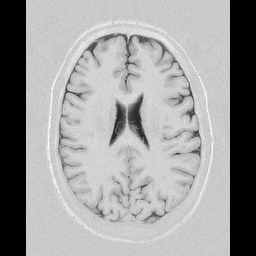
%> input picture coursework1/brains.pgm, 256 x 256 px
$ octave ROIenhancementForBrain.m   (GNU Octave 9; MATLAB toolbox functions it lacks are replaced by stand-ins)
%> lines starting %> are read from the running program, lines starting %| are printed output that depends on the picture
imgoringe = imread('brains.pgm');
%> imgoringe is the input picture: size 256x256 uint8; min 0, max 255, mean 156.2
background = wiener2(imgoringe);
I = imgoringe-background;
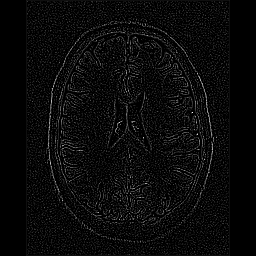
%> I: size 256x256 uint8; min 0, max 33, mean 1.4; drawn with min black and max white
imgEnhanceBrain = imadjust(I);
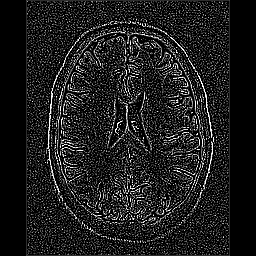
%> imgEnhanceBrain: size 256x256 uint8; min 0, max 255, mean 30.5
imshow(imgEnhanceBrain,[]);
axis on;
title('Original picture');
uiwait(msgbox('left click to choose the area'))
%draw the are to do the binary and get the roi location
%> (the run ends here)

$ run again, with coursework1/tray.pgm copied over coursework1/brains.pgm
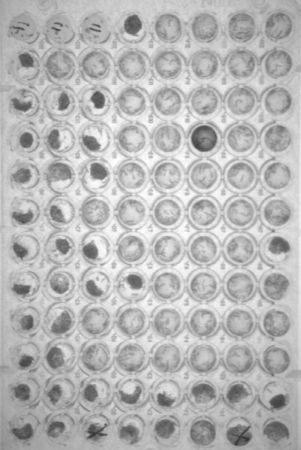
%> input picture coursework1/tray.pgm, 301 x 450 px
%> imgoringe is the input picture: size 450x301 uint8; min 52, max 255, mean 183.2
%> `I = imgoringe-background;`:
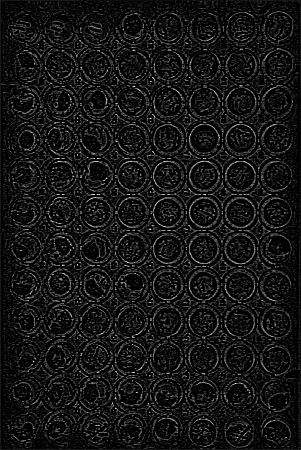
%> I: size 450x301 uint8; min 0, max 21, mean 1.7; drawn with min black and max white
%> `imgEnhanceBrain = imadjust(I);`:
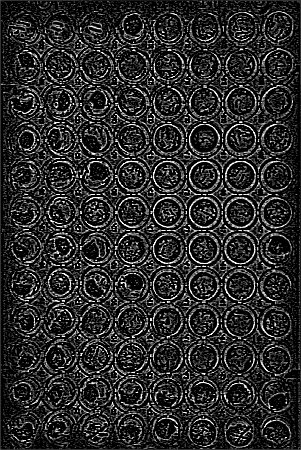
%> imgEnhanceBrain: size 450x301 uint8; min 0, max 255, mean 43.3
